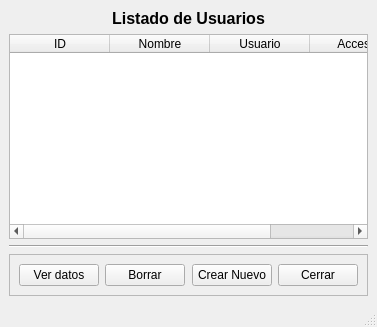
<?xml version="1.0" encoding="UTF-8"?>
<ui version="4.0">
 <class>list_usu</class>
 <widget class="QMainWindow" name="list_usu">
  <property name="windowModality">
   <enum>Qt::WindowModal</enum>
  </property>
  <property name="geometry">
   <rect>
    <x>0</x>
    <y>0</y>
    <width>377</width>
    <height>327</height>
   </rect>
  </property>
  <property name="windowTitle">
   <string>Listado de usuarios</string>
  </property>
  <widget class="QWidget" name="centralwidget">
   <layout class="QVBoxLayout" name="verticalLayout">
    <item>
     <widget class="QLabel" name="label">
      <property name="text">
       <string>&lt;html&gt;&lt;head/&gt;&lt;body&gt;&lt;p align=&quot;center&quot;&gt;&lt;span style=&quot; font-size:12pt; font-weight:600;&quot;&gt;Listado de Usuarios&lt;/span&gt;&lt;/p&gt;&lt;/body&gt;&lt;/html&gt;</string>
      </property>
     </widget>
    </item>
    <item>
     <widget class="QTableWidget" name="tableWidget">
      <property name="toolTip">
       <string>&lt;html&gt;&lt;head/&gt;&lt;body&gt;&lt;p&gt;Dar click sobre un usuario y presione el botón &amp;quot;Ver datos&amp;quot; para ver su información, o tambien dar doble click sobre la fila.&lt;/p&gt;&lt;/body&gt;&lt;/html&gt;</string>
      </property>
      <property name="sizeAdjustPolicy">
       <enum>QAbstractScrollArea::AdjustIgnored</enum>
      </property>
      <property name="editTriggers">
       <set>QAbstractItemView::AnyKeyPressed|QAbstractItemView::EditKeyPressed</set>
      </property>
      <property name="alternatingRowColors">
       <bool>true</bool>
      </property>
      <property name="selectionMode">
       <enum>QAbstractItemView::SingleSelection</enum>
      </property>
      <property name="sortingEnabled">
       <bool>true</bool>
      </property>
      <property name="wordWrap">
       <bool>true</bool>
      </property>
      <column>
       <property name="text">
        <string>ID</string>
       </property>
      </column>
      <column>
       <property name="text">
        <string>Nombre</string>
       </property>
      </column>
      <column>
       <property name="text">
        <string>Usuario</string>
       </property>
      </column>
      <column>
       <property name="text">
        <string>Accesos</string>
       </property>
      </column>
     </widget>
    </item>
    <item>
     <widget class="Line" name="line">
      <property name="orientation">
       <enum>Qt::Horizontal</enum>
      </property>
     </widget>
    </item>
    <item>
     <widget class="QFrame" name="frame">
      <property name="frameShape">
       <enum>QFrame::StyledPanel</enum>
      </property>
      <property name="frameShadow">
       <enum>QFrame::Raised</enum>
      </property>
      <layout class="QHBoxLayout" name="horizontalLayout">
       <item>
        <spacer name="horizontalSpacer">
         <property name="orientation">
          <enum>Qt::Horizontal</enum>
         </property>
         <property name="sizeHint" stdset="0">
          <size>
           <width>36</width>
           <height>20</height>
          </size>
         </property>
        </spacer>
       </item>
       <item>
        <widget class="QPushButton" name="verFicha">
         <property name="text">
          <string>Ver datos</string>
         </property>
        </widget>
       </item>
       <item>
        <spacer name="horizontalSpacer_2">
         <property name="orientation">
          <enum>Qt::Horizontal</enum>
         </property>
         <property name="sizeHint" stdset="0">
          <size>
           <width>35</width>
           <height>20</height>
          </size>
         </property>
        </spacer>
       </item>
       <item>
        <widget class="QPushButton" name="borrar">
         <property name="text">
          <string>Borrar</string>
         </property>
        </widget>
       </item>
       <item>
        <spacer name="horizontalSpacer_5">
         <property name="orientation">
          <enum>Qt::Horizontal</enum>
         </property>
         <property name="sizeHint" stdset="0">
          <size>
           <width>40</width>
           <height>20</height>
          </size>
         </property>
        </spacer>
       </item>
       <item>
        <widget class="QPushButton" name="crear">
         <property name="toolTip">
          <string>&lt;html&gt;&lt;head/&gt;&lt;body&gt;&lt;p&gt;Crear nuevo trabajador&lt;/p&gt;&lt;/body&gt;&lt;/html&gt;</string>
         </property>
         <property name="text">
          <string>Crear Nuevo</string>
         </property>
        </widget>
       </item>
       <item>
        <spacer name="horizontalSpacer_3">
         <property name="orientation">
          <enum>Qt::Horizontal</enum>
         </property>
         <property name="sizeHint" stdset="0">
          <size>
           <width>36</width>
           <height>20</height>
          </size>
         </property>
        </spacer>
       </item>
       <item>
        <widget class="QPushButton" name="cerrar">
         <property name="text">
          <string>Cerrar</string>
         </property>
        </widget>
       </item>
       <item>
        <spacer name="horizontalSpacer_4">
         <property name="orientation">
          <enum>Qt::Horizontal</enum>
         </property>
         <property name="sizeHint" stdset="0">
          <size>
           <width>36</width>
           <height>20</height>
          </size>
         </property>
        </spacer>
       </item>
      </layout>
     </widget>
    </item>
   </layout>
  </widget>
  <widget class="QMenuBar" name="menubar">
   <property name="geometry">
    <rect>
     <x>0</x>
     <y>0</y>
     <width>377</width>
     <height>18</height>
    </rect>
   </property>
  </widget>
  <widget class="QStatusBar" name="statusbar"/>
 </widget>
 <resources/>
 <connections/>
</ui>
